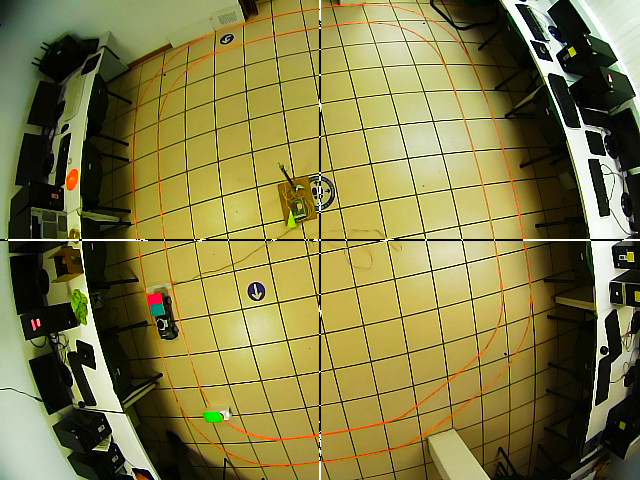
#> input picture autominy_ws/src/gps_vis/scripts/Calibration/Homography/04.png, 640 x 480 px
$ python Undist.py
#> lines starting #> are read from the running program, lines starting #| are printed output that depends on the picture
import numpy as np
import cv2

n = 4
imagen0 = cv2.imread('0'+str(n)+'.png',1) # Origen (Imagen del suelo)
#> imagen0 is the input picture: shape (480, 640, 3); mean B, G, R 68.5, 123.9, 130.4
#**************************************************
#**************************************************
#**************************************************
K = np.array([[319.71415651,0.0,344.96615854],[0.0,317.26216773,261.53024149],[0.0, 0.0, 1.0]])
dist_coef = np.array([[-0.3466721,0.14940472,-0.00101803,0.00506543,-0.03453036]])
h,w = imagen0.shape[:2]
#> h = 480; w = 640
w = int(w*1.0)
h = int(h*1.5)
#> h = 720
mapx,mapy = cv2.initUndistortRectifyMap(K,dist_coef,None,None,(w,h),5)
imagenK = cv2.remap(imagen0,mapx,mapy,cv2.INTER_LINEAR)
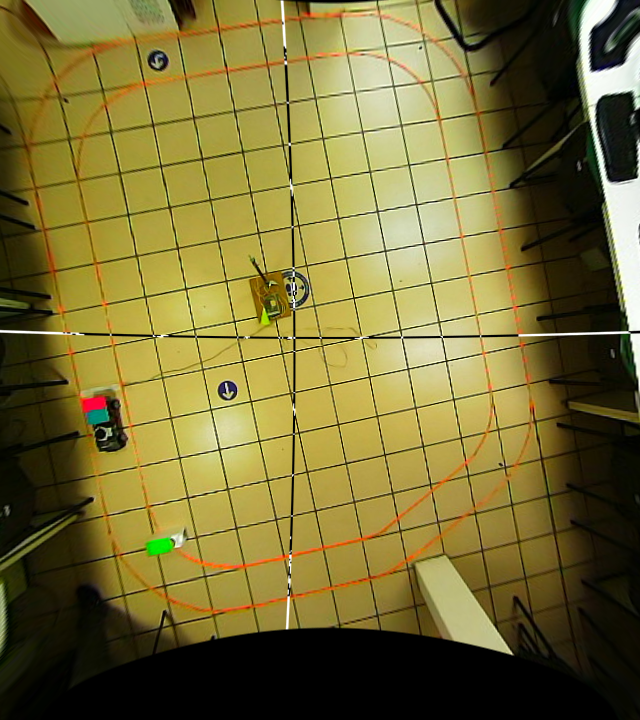
#> imagenK: shape (720, 640, 3); mean B, G, R 53.8, 110.4, 120.5
cv2.imwrite('Undist_0'+str(n)+'.png',imagenK)
